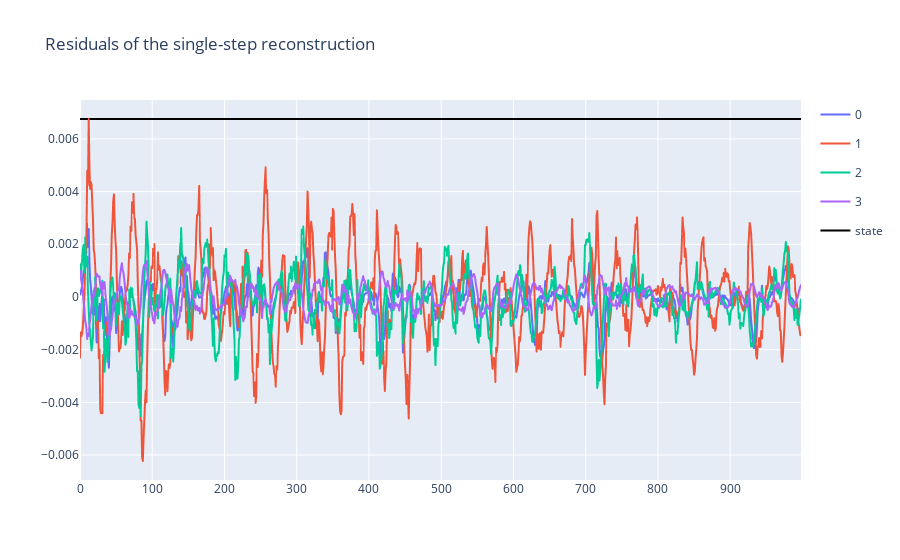
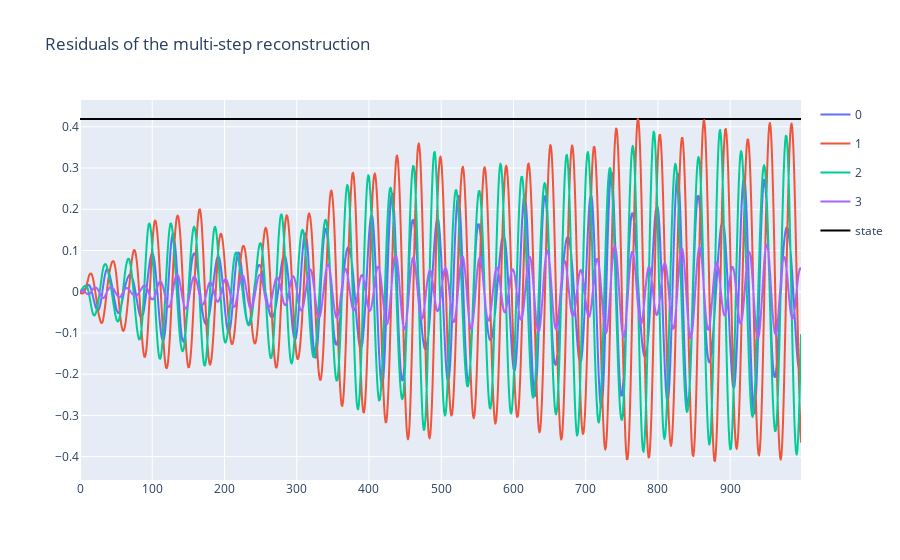

Notebook cell for these charts, in order:
### Code cell
# plot the residuals
residuals1 = X2.T - torch.stack(X2_hat).squeeze()

util.plotting(residuals1, title='Residuals of the single-step reconstruction', plot_states=True, states=states)

# plot the residuals of multi-step
residuals2 = X2.T - torch.stack(X2_hat_multi[1:]).squeeze()

util.plotting(residuals2, title='Residuals of the multi-step reconstruction', plot_states=True, states=states)

### Figure 1 — Plotly figure (JSON) as saved in the notebook; plotly's stock layout.template omitted (floating-point values rounded to 4 significant figures; data arrays with more than 128 entries replaced by an {"elided": "..."} marker saying what was removed)
{"data": [{"hovertemplate": "variable=0<br>index=%{x}<br>value=%{y}<extra></extra>", "legendgroup": "0", "line": {"color": "#636efa", "dash": "solid"}, "marker": {"symbol": "circle"}, "mode": "lines", "name": "0", "showlegend": true, "type": "scattergl", "x": {"elided": "999 int values"}, "xaxis": "x", "y": {"elided": "999 float values"}, "yaxis": "y"}, {"hovertemplate": "variable=1<br>index=%{x}<br>value=%{y}<extra></extra>", "legendgroup": "1", "line": {"color": "#EF553B", "dash": "solid"}, "marker": {"symbol": "circle"}, "mode": "lines", "name": "1", "showlegend": true, "type": "scattergl", "x": {"elided": "999 int values"}, "xaxis": "x", "y": {"elided": "999 float values"}, "yaxis": "y"}, {"hovertemplate": "variable=2<br>index=%{x}<br>value=%{y}<extra></extra>", "legendgroup": "2", "line": {"color": "#00cc96", "dash": "solid"}, "marker": {"symbol": "circle"}, "mode": "lines", "name": "2", "showlegend": true, "type": "scattergl", "x": {"elided": "999 int values"}, "xaxis": "x", "y": {"elided": "999 float values"}, "yaxis": "y"}, {"hovertemplate": "variable=3<br>index=%{x}<br>value=%{y}<extra></extra>", "legendgroup": "3", "line": {"color": "#ab63fa", "dash": "solid"}, "marker": {"symbol": "circle"}, "mode": "lines", "name": "3", "showlegend": true, "type": "scattergl", "x": {"elided": "999 int values"}, "xaxis": "x", "y": {"elided": "999 float values"}, "yaxis": "y"}, {"line": {"color": "black", "width": 2}, "mode": "lines", "name": "state", "type": "scatter", "x": {"elided": "999 int values"}, "y": {"elided": "1000 float values"}}], "layout": {"title": {"text": "Residuals of the single-step reconstruction"}}}

### Figure 2 — Plotly figure (JSON) as saved in the notebook; plotly's stock layout.template omitted (floating-point values rounded to 4 significant figures; data arrays with more than 128 entries replaced by an {"elided": "..."} marker saying what was removed)
{"data": [{"hovertemplate": "variable=0<br>index=%{x}<br>value=%{y}<extra></extra>", "legendgroup": "0", "line": {"color": "#636efa", "dash": "solid"}, "marker": {"symbol": "circle"}, "mode": "lines", "name": "0", "showlegend": true, "type": "scattergl", "x": {"elided": "999 int values"}, "xaxis": "x", "y": {"elided": "999 float values"}, "yaxis": "y"}, {"hovertemplate": "variable=1<br>index=%{x}<br>value=%{y}<extra></extra>", "legendgroup": "1", "line": {"color": "#EF553B", "dash": "solid"}, "marker": {"symbol": "circle"}, "mode": "lines", "name": "1", "showlegend": true, "type": "scattergl", "x": {"elided": "999 int values"}, "xaxis": "x", "y": {"elided": "999 float values"}, "yaxis": "y"}, {"hovertemplate": "variable=2<br>index=%{x}<br>value=%{y}<extra></extra>", "legendgroup": "2", "line": {"color": "#00cc96", "dash": "solid"}, "marker": {"symbol": "circle"}, "mode": "lines", "name": "2", "showlegend": true, "type": "scattergl", "x": {"elided": "999 int values"}, "xaxis": "x", "y": {"elided": "999 float values"}, "yaxis": "y"}, {"hovertemplate": "variable=3<br>index=%{x}<br>value=%{y}<extra></extra>", "legendgroup": "3", "line": {"color": "#ab63fa", "dash": "solid"}, "marker": {"symbol": "circle"}, "mode": "lines", "name": "3", "showlegend": true, "type": "scattergl", "x": {"elided": "999 int values"}, "xaxis": "x", "y": {"elided": "999 float values"}, "yaxis": "y"}, {"line": {"color": "black", "width": 2}, "mode": "lines", "name": "state", "type": "scatter", "x": {"elided": "999 int values"}, "y": {"elided": "1000 float values"}}], "layout": {"title": {"text": "Residuals of the multi-step reconstruction"}}}
